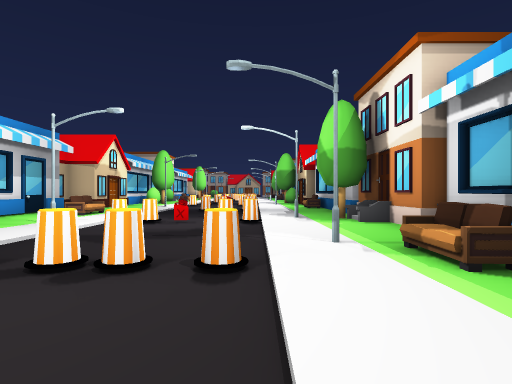
view 1 (above)

17 first-person views from a walk through a 3-D level made in the Unity game engine. The camera is 1.2 m above the floor, looks level and sees 80° across. The floor is counted in squares, 2 m on a side. Each view is taken from the middle of a square. On the plan, view 1 faces up. The plan holds only what a view shows up to about 9 squares ahead; the rest is blank. The place goes on beyond the plan. The player character is not drawn.

view 2
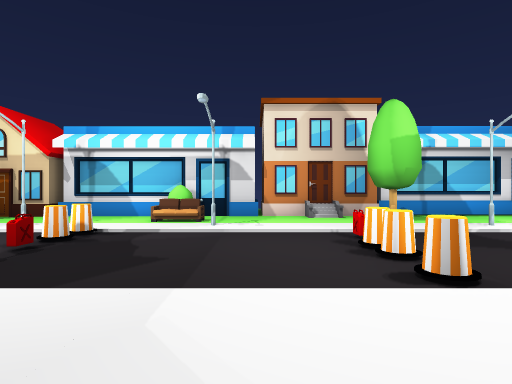

view 3
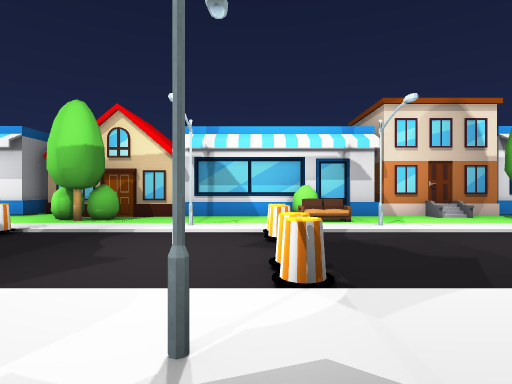

view 4
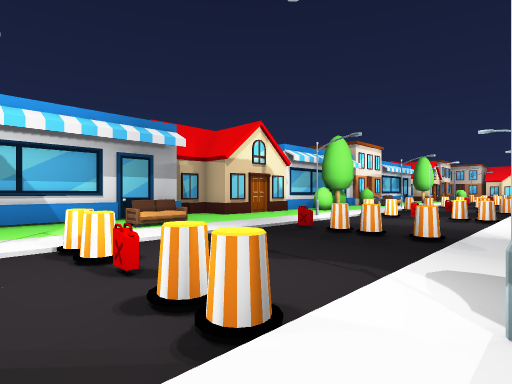

view 5
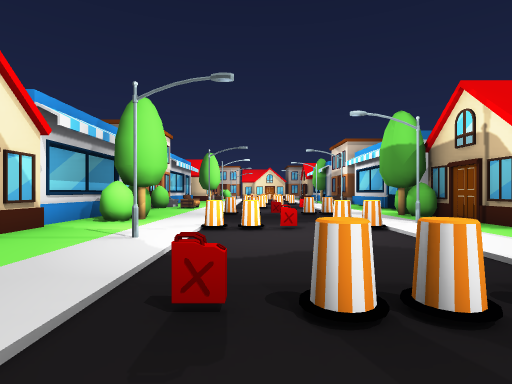

view 6
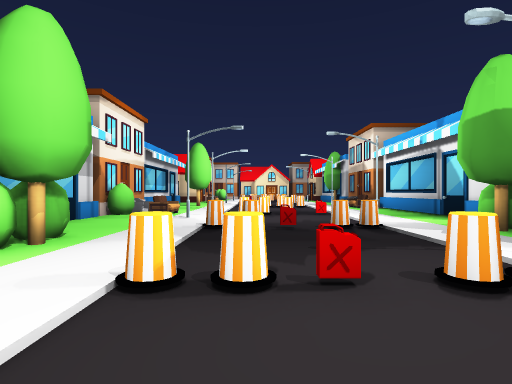

view 7
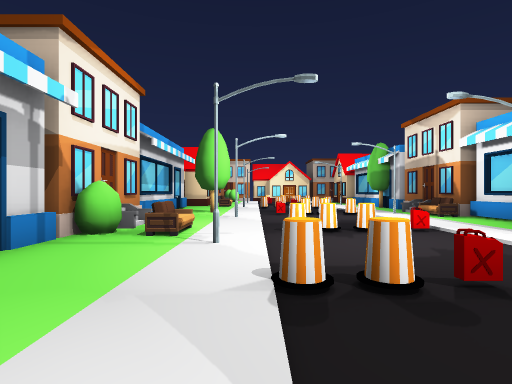

view 8
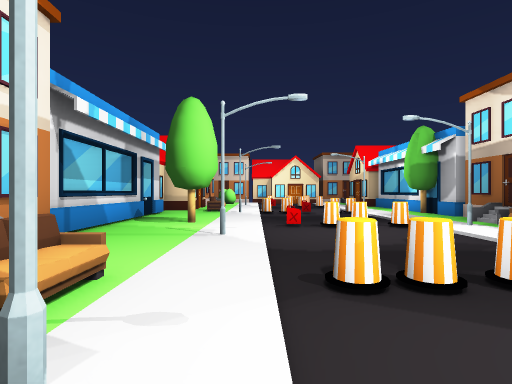

view 9
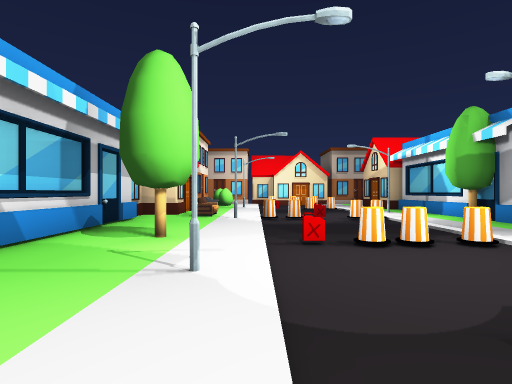

view 10
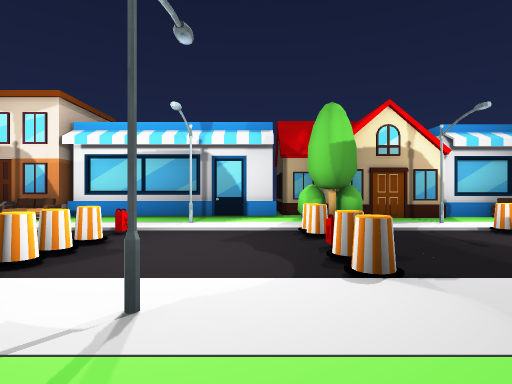

view 11
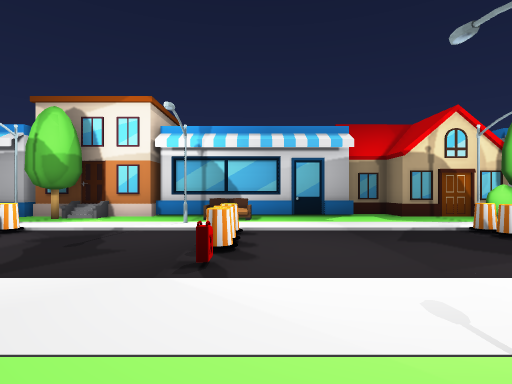

view 12
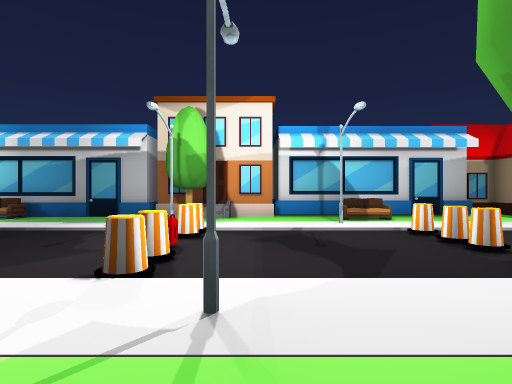

view 13
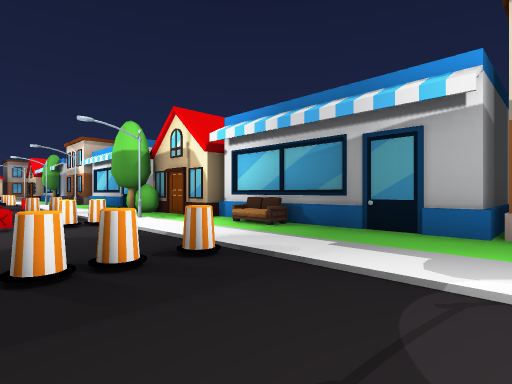

view 14
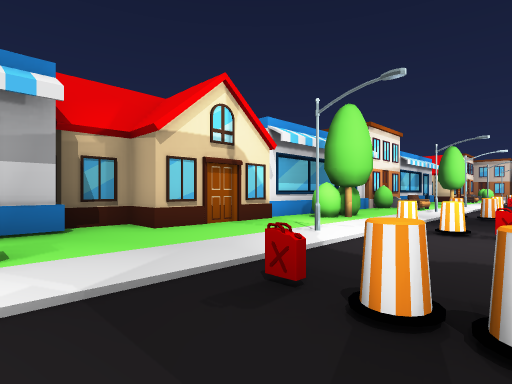

view 15
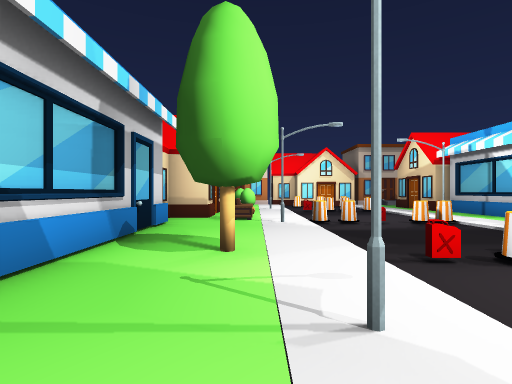

view 16
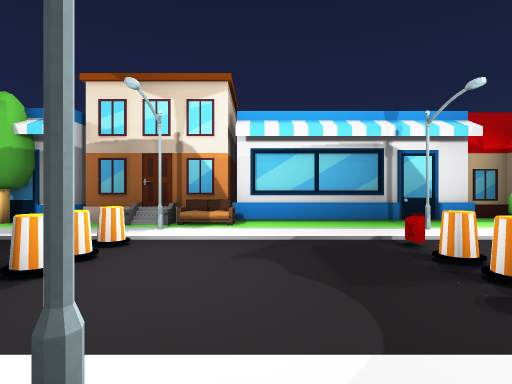

view 17
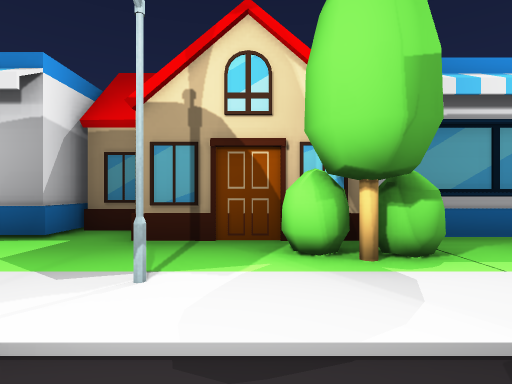

### Floor plan
Key: @ floor where view 1 was taken; # wall or solid block; . floor; B building; S sofa; T streetlight; R tree; U bush; O other object.
Columns run from 9 left of view 1 to 5 right of it. Each row starts with its distance up from view 1.
 27    B.S..O..B
 26    #.OTOOO.R
 25    #.......##
 24    #.......O
 23    B.ROOOOT#
 22    B.......###
 21    O..T....S#
 20    #........#
 19    #U..OOO..#
 18    #.ST...T.#
 17    #....O...#
 16    #..OOOO.UBB
 15    #U.....RUB B
 14    #UU..O..B  B
 13    B..OOOOTBB
 12 B   ..T.....#
 11 B   .......B
 10 B  ...OOOO.S#
  9 B ##........#
  8    #........##B
  7    #.S..O.TR#
  6    B..OOOO.R#
  5    #..T.....##O
  4    O.R......B#
  3    # .....T.##
  2    #..OOOO.S#
  1    B........#
  0    #.ST..@..##
 -1    #U...O....BB
 -2    #..OOOOT.B
 -3    #..T.....B
 -4    #......RUBBB
 -5     BR... ..B

Positions as (right, up) in squares from view 1, and headings:
1: (0, 0), facing up
2: (2, 1), facing left
3: (2, -2), facing left
4: (1, 5), facing up-left
5: (-2, 8), facing up
6: (-2, 11), facing up
7: (-3, 14), facing up
8: (-3, 17), facing up
9: (-3, 19), facing up
10: (-5, 17), facing right
11: (-5, 2), facing right
12: (-5, 5), facing right
13: (-2, 7), facing up-right
14: (-1, 8), facing up-left
15: (-4, 20), facing up
16: (-4, 21), facing right
17: (-1, -3), facing right
